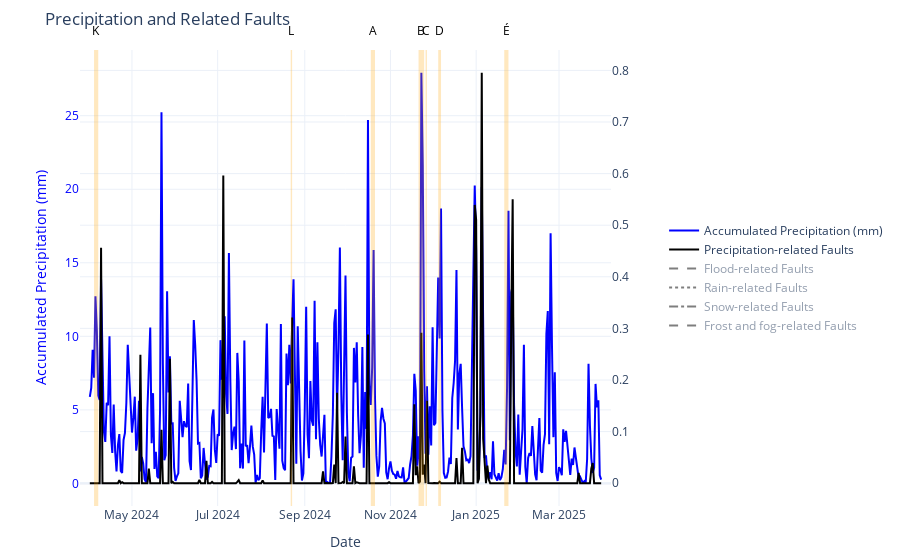

The notebook cell this image was saved under:
### Code cell
fig_precip.show()

### Figure 1 — Plotly figure (JSON) as saved in the notebook; plotly's stock layout.template omitted (floating-point values rounded to 4 significant figures; data arrays with more than 128 entries replaced by an {"elided": "..."} marker saying what was removed)
{"data": [{"line": {"color": "blue"}, "name": "Accumulated Precipitation (mm)", "type": "scatter", "x": {"elided": "365 str values"}, "y": {"elided": "365 float values"}}, {"line": {"color": "black", "dash": "solid"}, "name": "Precipitation-related Faults", "type": "scatter", "x": {"elided": "365 str values"}, "y": {"elided": "365 float values"}, "yaxis": "y2"}, {"line": {"color": "black", "dash": "dash"}, "name": "Flood-related Faults", "type": "scatter", "visible": "legendonly", "x": {"elided": "365 str values"}, "y": {"elided": "365 float values"}, "yaxis": "y2"}, {"line": {"color": "black", "dash": "dot"}, "name": "Rain-related Faults", "type": "scatter", "visible": "legendonly", "x": {"elided": "365 str values"}, "y": {"elided": "365 float values"}, "yaxis": "y2"}, {"line": {"color": "black", "dash": "dashdot"}, "name": "Snow-related Faults", "type": "scatter", "visible": "legendonly", "x": {"elided": "365 str values"}, "y": {"elided": "365 float values"}, "yaxis": "y2"}, {"line": {"color": "black", "dash": "dash"}, "name": "Frost and fog-related Faults", "type": "scatter", "visible": "legendonly", "x": {"elided": "365 str values"}, "y": {"elided": "365 float values"}, "yaxis": "y2"}], "layout": {"annotations": [{"font": {"color": "black", "size": 12}, "showarrow": false, "text": "A", "x": "2024-10-19T12:00:00", "xref": "x", "y": 1.02, "yanchor": "bottom", "yref": "paper"}, {"font": {"color": "black", "size": 12}, "showarrow": false, "text": "B", "x": "2024-11-23T00:00:00", "xref": "x", "y": 1.02, "yanchor": "bottom", "yref": "paper"}, {"font": {"color": "black", "size": 12}, "showarrow": false, "text": "C", "x": "2024-11-26T12:00:00", "xref": "x", "y": 1.02, "yanchor": "bottom", "yref": "paper"}, {"font": {"color": "black", "size": 12}, "showarrow": false, "text": "D", "x": "2024-12-06T00:00:00", "xref": "x", "y": 1.02, "yanchor": "bottom", "yref": "paper"}, {"font": {"color": "black", "size": 12}, "showarrow": false, "text": "É", "x": "2025-01-22T12:00:00", "xref": "x", "y": 1.02, "yanchor": "bottom", "yref": "paper"}, {"font": {"color": "black", "size": 12}, "showarrow": false, "text": "K", "x": "2024-04-05T12:00:00", "xref": "x", "y": 1.02, "yanchor": "bottom", "yref": "paper"}, {"font": {"color": "black", "size": 12}, "showarrow": false, "text": "L", "x": "2024-08-22T12:00:00", "xref": "x", "y": 1.02, "yanchor": "bottom", "yref": "paper"}], "hovermode": "x unified", "legend": {"bgcolor": "rgba(255,255,255,0.6)", "orientation": "v", "x": 1.1, "xanchor": "left", "y": 0.5, "yanchor": "middle"}, "margin": {"b": 50, "l": 80, "r": 240, "t": 50}, "shapes": [{"fillcolor": "orange", "line": {"width": 0}, "opacity": 0.25, "type": "rect", "x0": "2024-10-18T00:00:00", "x1": "2024-10-21T00:00:00", "xref": "x", "y0": 0, "y1": 1, "yref": "y domain"}, {"fillcolor": "orange", "line": {"width": 0}, "opacity": 0.25, "type": "rect", "x0": "2024-11-21T00:00:00", "x1": "2024-11-25T00:00:00", "xref": "x", "y0": 0, "y1": 1, "yref": "y domain"}, {"fillcolor": "orange", "line": {"width": 0}, "opacity": 0.25, "type": "rect", "x0": "2024-11-26T00:00:00", "x1": "2024-11-27T00:00:00", "xref": "x", "y0": 0, "y1": 1, "yref": "y domain"}, {"fillcolor": "orange", "line": {"width": 0}, "opacity": 0.25, "type": "rect", "x0": "2024-12-05T00:00:00", "x1": "2024-12-07T00:00:00", "xref": "x", "y0": 0, "y1": 1, "yref": "y domain"}, {"fillcolor": "orange", "line": {"width": 0}, "opacity": 0.25, "type": "rect", "x0": "2025-01-21T00:00:00", "x1": "2025-01-24T00:00:00", "xref": "x", "y0": 0, "y1": 1, "yref": "y domain"}, {"fillcolor": "orange", "line": {"width": 0}, "opacity": 0.25, "type": "rect", "x0": "2024-04-04T00:00:00", "x1": "2024-04-07T00:00:00", "xref": "x", "y0": 0, "y1": 1, "yref": "y domain"}, {"fillcolor": "orange", "line": {"width": 0}, "opacity": 0.25, "type": "rect", "x0": "2024-08-22T00:00:00", "x1": "2024-08-23T00:00:00", "xref": "x", "y0": 0, "y1": 1, "yref": "y domain"}], "showlegend": true, "title": {"text": "Precipitation and Related Faults"}, "xaxis": {"range": ["2024-03-25", "2025-04-07"], "title": {"text": "Date"}}, "yaxis": {"color": "blue", "title": {"text": "Accumulated Precipitation (mm)"}}, "yaxis2": {"overlaying": "y", "side": "right"}}}
